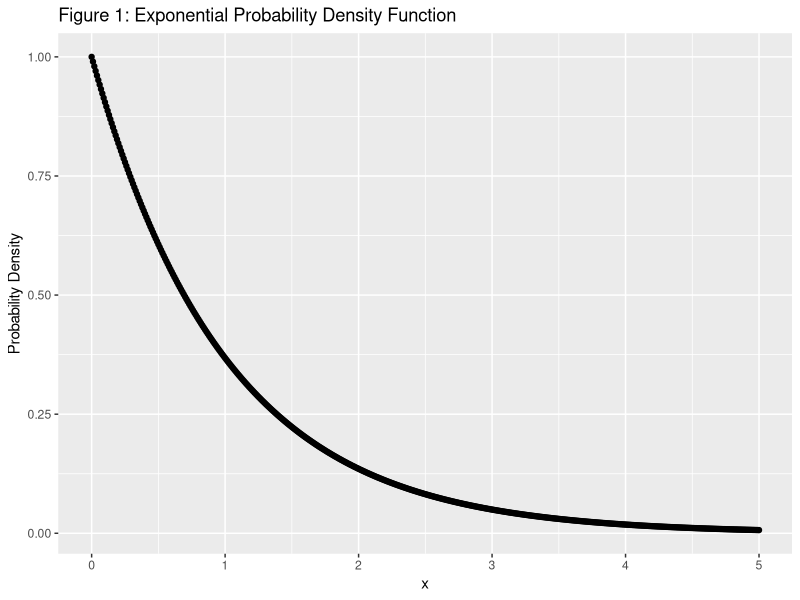
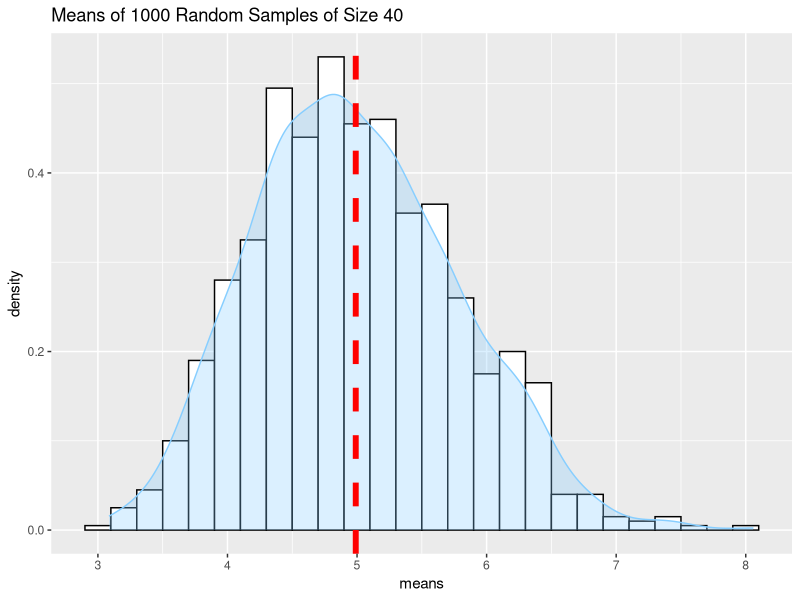

These charts were generated, in order, by the following R code:
## ---- chunk 1
knitr::opts_chunk$set(fig.path = "course_project_a_figure/", fig.width = 5, fig.height = 3, dpi = 144)
set.seed(1)
library(ggplot2)
## ---- chunk 2
library(ggplot2)
x <- seq(0.0, 5.0, 0.01)
y <- dexp(x)
qplot(x, y, type="l", xlab = "x", 
      ylab = "Probability Density",
      main = "Figure 1: Exponential Probability Density Function")
## ---- chunk 3
sims <- 1000
lambda <- 0.2
n <- 40
## ---- chunk 4
exp_sim <- matrix(rexp(sims * n, lambda), sims, n)
means <- rowMeans(exp_sim)
## ---- chunk 5
sample_mean <- mean(means)
theoretical_mean <- 1 / lambda
## ---- chunk 6
sample_variance <- var(means)
theoretical_variance <- (((1 / lambda)^2) / 40)
## ---- chunk 7
library(ggplot2)
g <- ggplot(data.frame(means), aes(x = means))
g <- g + geom_histogram(aes(y=..density..), colour = "black", fill = "white", binwidth = lambda)
g <- g + geom_density(colour = "skyblue1", fill="skyblue1", alpha = .3)
g <- g + geom_vline(aes(xintercept = sample_mean), linetype = "dashed", size = 2, colour = "red")
g <- g + scale_x_continuous(breaks = c(1:10))
g <- g + ggtitle("Means of 1000 Random Samples of Size 40"); g
